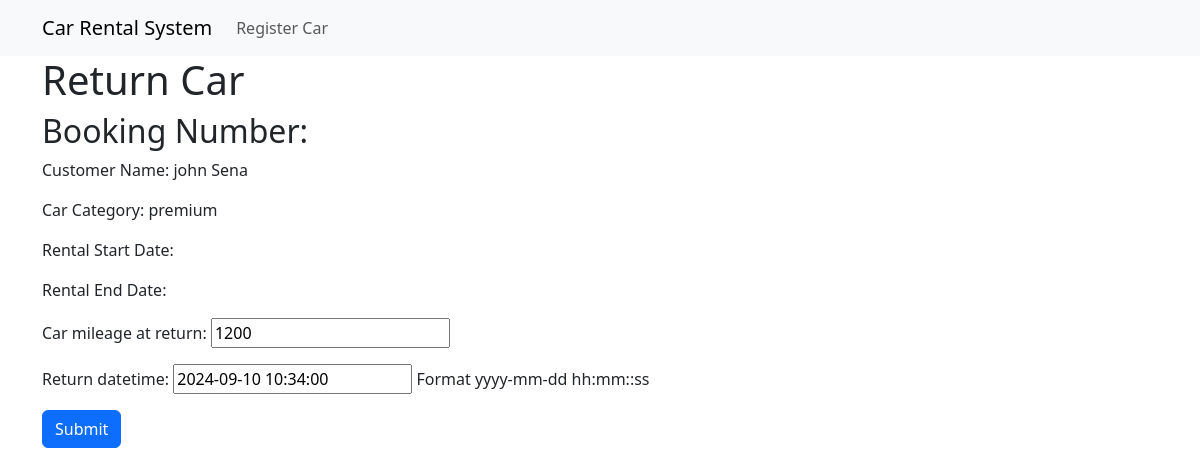
/return/2/, run on the app's committed database.
### rental/models.py (models this page shows, shortened)
class Booking(models.Model):
    customer_name = models.CharField(max_length=100)
    car_category = models.ForeignKey(CarCategory, on_delete=models.CASCADE)
    rental_datetime = models.DateTimeField(help_text="Format yyyy-mm-dd hh:mm::ss")
    return_datetime = models.DateTimeField(blank=True,null=True, help_text="Format yyyy-mm-dd hh:mm::ss")
    car_mileage_at_pickup = models.IntegerField(default=0)
    car_mileage_at_return = models.IntegerField(default=0)
    total_amount = models.FloatField(("Total Car Booking Amount"), default=0.0)

class CarCategory(models.Model):
    CATEGORY = (
        ('compact', 'Compact'),
        ('premium', 'Premium'),
        ('minivan', 'Minivan'),
    )
    name = models.CharField(max_length=50, choices=CATEGORY)
    base_day_rental = models.PositiveIntegerField(("base rental Day"), default=50)
    kilometer_price = models.FloatField(("Kilometer Price"), default=10)
    def __str__(self):
        return self.name

### rental/views.py (the view)
# urls.py: path("return/<int:booking_id>/", views.return_car, name="return_car"),
def return_car(request, booking_id):
    booking = Booking.objects.get(id=booking_id)
    if request.method == 'POST':
        form = ReturnForm(request.POST or None, instance=booking)
        if form.is_valid():
            form = form.save(commit=False)
            form.total_amount = booking.calculate_price
            form.save()
            return redirect('rental:car_list')
    else:
        form = ReturnForm(instance=booking)
    return render(request, 'return-car.html', {'booking' : booking, 'form' : form})

### rental/forms.py
class ReturnForm(forms.ModelForm):
    class Meta:
        model = Booking
        fields = ("car_mileage_at_return", "return_datetime")

### rental/templates/return-car.html (shortened to what this page needs)
{% extends 'base.html' %}
{% block content %}
<div class="container">
    <h1>Return Car</h1>
    <h2>Booking Number: {{ booking.booking_number }}</h2>
    <p>Customer Name: {{ booking.customer_name }}</p>
    <p>Car Category: {{ booking.car_category }}</p>
    <p>Rental Start Date: {{ booking.rental_start_date }}</p>
    <p>Rental End Date: {{ booking.rental_end_date }}</p>
    <form method="POST">
        {{ form.as_p }}
        <button type="submit" class="btn btn-primary">Submit</button>
    </form>
</div>
{% endblock content %}

### data on the page
Booking: customer_name "john Sena", car_category "premium", car_mileage_at_return "1200", return_datetime "2024-09-10 10:34:00"
